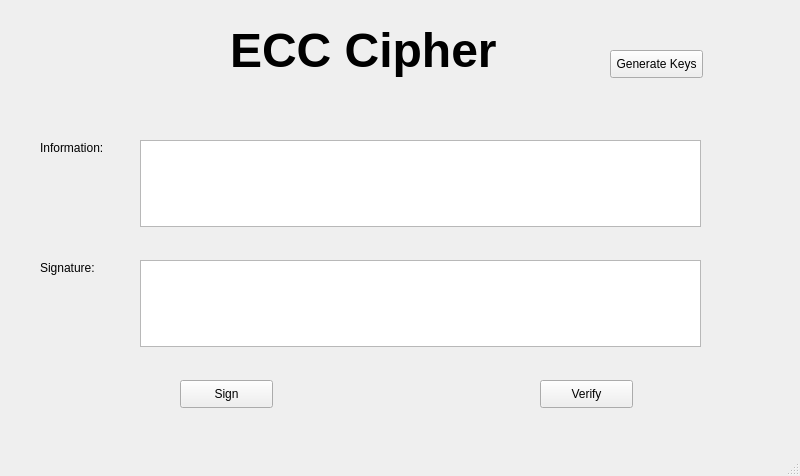
<?xml version="1.0" encoding="UTF-8"?>
<ui version="4.0">
 <class>MainWindow</class>
 <widget class="QMainWindow" name="MainWindow">
  <property name="geometry">
   <rect>
    <x>0</x>
    <y>0</y>
    <width>800</width>
    <height>476</height>
   </rect>
  </property>
  <property name="windowTitle">
   <string>MainWindow</string>
  </property>
  <widget class="QWidget" name="centralwidget">
   <widget class="QLabel" name="label">
    <property name="geometry">
     <rect>
      <x>230</x>
      <y>10</y>
      <width>401</width>
      <height>81</height>
     </rect>
    </property>
    <property name="font">
     <font>
      <pointsize>36</pointsize>
      <weight>75</weight>
      <bold>true</bold>
     </font>
    </property>
    <property name="text">
     <string>ECC Cipher</string>
    </property>
   </widget>
   <widget class="QPushButton" name="btn_gen_keys">
    <property name="geometry">
     <rect>
      <x>610</x>
      <y>50</y>
      <width>93</width>
      <height>28</height>
     </rect>
    </property>
    <property name="text">
     <string>Generate Keys</string>
    </property>
   </widget>
   <widget class="QLabel" name="label_2">
    <property name="geometry">
     <rect>
      <x>40</x>
      <y>140</y>
      <width>71</width>
      <height>16</height>
     </rect>
    </property>
    <property name="text">
     <string>Information:</string>
    </property>
   </widget>
   <widget class="QLabel" name="label_3">
    <property name="geometry">
     <rect>
      <x>40</x>
      <y>260</y>
      <width>71</width>
      <height>16</height>
     </rect>
    </property>
    <property name="text">
     <string>Signature:</string>
    </property>
   </widget>
   <widget class="QPushButton" name="btn_sign">
    <property name="geometry">
     <rect>
      <x>180</x>
      <y>380</y>
      <width>93</width>
      <height>28</height>
     </rect>
    </property>
    <property name="text">
     <string>Sign</string>
    </property>
   </widget>
   <widget class="QPushButton" name="pushButton_3">
    <property name="geometry">
     <rect>
      <x>540</x>
      <y>380</y>
      <width>93</width>
      <height>28</height>
     </rect>
    </property>
    <property name="text">
     <string>Verify</string>
    </property>
   </widget>
   <widget class="QPlainTextEdit" name="txt_info">
    <property name="geometry">
     <rect>
      <x>140</x>
      <y>140</y>
      <width>561</width>
      <height>87</height>
     </rect>
    </property>
   </widget>
   <widget class="QPlainTextEdit" name="txt_sign">
    <property name="geometry">
     <rect>
      <x>140</x>
      <y>260</y>
      <width>561</width>
      <height>87</height>
     </rect>
    </property>
   </widget>
  </widget>
  <widget class="QMenuBar" name="menubar">
   <property name="geometry">
    <rect>
     <x>0</x>
     <y>0</y>
     <width>800</width>
     <height>26</height>
    </rect>
   </property>
  </widget>
  <widget class="QStatusBar" name="statusbar"/>
 </widget>
 <resources/>
 <connections/>
</ui>
